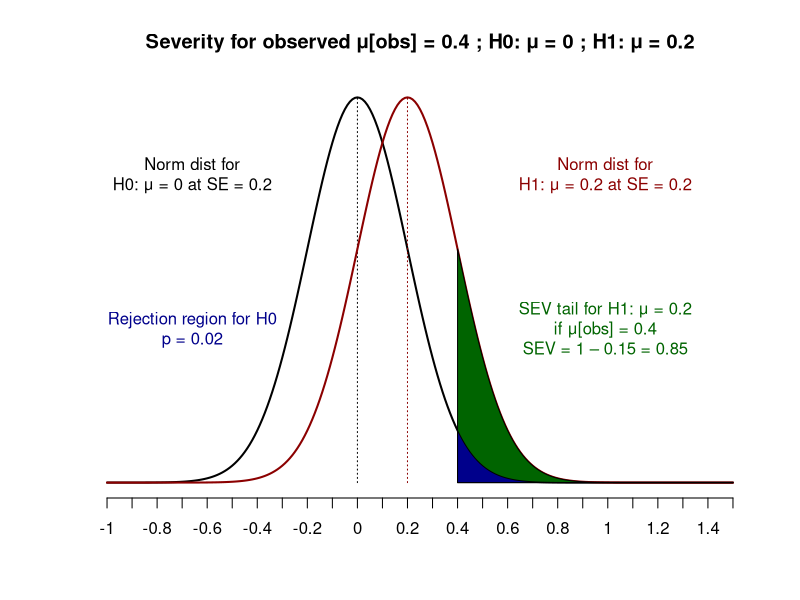

The R script that drew this image:
# Sig level.
sig <- 0.05

# Hypothesis.
# H0 : mu = 0
# H1 : mu > 0

# Parameters.
sd <- 2
n <- 100

# The three outcomes.
mus <- c( mu1 <- 0.4 # 2σ
          , mu2 <- 0.6 # 3σ
          , mu3 <- 1.0 # 5σ
)

# Significance tests for the tree outcomes.
se <- sd/sqrt(n)

zs <- mus/se
ps <- 1-pnorm(zs)
sigs <- ps <= sig


cat("=== Sig tests for potential outcomes ===\n"
    , "H0 : mu = 0\n", "H1 : mu > 0\n"
    , "sd = ", sd, "\nn = ", n, "\n"
    , "se = ", sd, "/√", n, " = ", se, "\n\n"
    , sep=""
)
for (i in 1:length(mus)) {
  cat("mu_obs = ", mus[i]
      , "\n z = ", zs[i]
      , "\n p = ", ps[i]
      , "\n sig = ", sigs[i]
      , "\n\n"
      , sep = ""
  )
}


# Now set some discrepancy from the null for which sig-level has been
# reached. For example 0.4. It's two SEs from the mean under the Null.
# Is such an outcome good evidence for mu > 0.2? The goal is to tell us more
# about the probabilities of concrete deviations from the Null, not just
# "It's something larger than 0."
1-pnorm(1)
xs <- seq(-1, 1.5, 0.01)
sev <- 1-qnorm(p = 0.4, mean = 0.2, sd = se, lower.tail = T)

plot(dnorm(xs, mean = 0, sd = se), type = "l", xaxt = "n", col = 1, lwd = 2,
     main = "Severity for observed μ[obs] = 0.4 ; H0: μ = 0 ; H1: μ = 0.2",
     ylab="", xlab = "", yaxt = "n", frame.plot = F)
lines(rep(which.min(abs(xs - 0)), 2), c(0, dnorm(0, mean = 0, sd = se)), col = 1, lwd = 1, lty = 3)

lines(dnorm(xs, mean = 0.2, sd = se), col = "darkred", lwd = 2)
lines(rep(which.min(abs(xs - 0.2)), 2), c(0, dnorm(0.2, mean = 0.2, sd = se)), col = "darkred", lwd = 1, lty = 3)

# lines(rep(which.min(abs(xs - 0.4)), 2), c(0, ), col = 3, lwd = 2)
x.start <- which.min(abs(xs - 0.4))
x.end <- length(xs)
y1.all <- dnorm(seq(0.4, 1.5, 0.01), mean = 0, sd = se)
y2.all <- dnorm(seq(0.4, 1.5, 0.01), mean = 0.2, sd = se)
polygon(c(x.start, x.start:x.end), c(0, y2.all), col = "darkgreen")
polygon(c(x.start, x.start:x.end), c(0, y1.all), col = "darkblue")

axis(1, at = seq(1:length(xs))[c(TRUE, rep(FALSE, 9))], labels = xs[c(TRUE, rep(FALSE, 9))])
text(x = 35, y = 1.6, labels = paste0("Norm dist for\nH0: μ = 0 at SE = ", se))
text(x = 35, y = 0.8, labels = paste0("Rejection region for H0\np = ", round(ps[1], 2)), col = "darkblue")
text(x = 200, y = 1.6, labels = paste0("Norm dist for\nH1: μ = 0.2 at SE = ", se), col ="darkred")
text(x = 200, y = 0.8, labels = paste0("SEV tail for H1: μ = 0.2\nif μ[obs] = 0.4\nSEV = 1 – ", round(1-sev, 2), " = ", round(sev,2)), col ="darkgreen")
